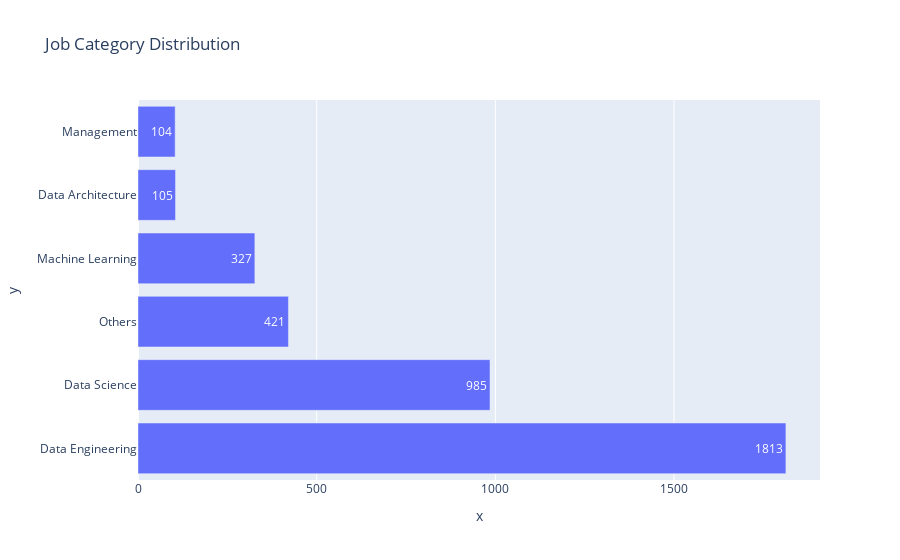

Write notebook code for a chart like this one.
### Code cell
fig = px.bar(x = data['job_category'].value_counts().values, y = data['job_category'].value_counts().index, 
       text = data['job_category'].value_counts().values, title = 'Job Category Distribution')
fig.show()

### Figure 1 — Plotly figure (JSON) as saved in the notebook; plotly's stock layout.template omitted (floating-point values rounded to 4 significant figures)
{"data": [{"alignmentgroup": "True", "hovertemplate": "x=%{x}<br>y=%{y}<br>text=%{text}<extra></extra>", "legendgroup": "", "marker": {"color": "#636efa", "pattern": {"shape": ""}}, "name": "", "offsetgroup": "", "orientation": "h", "showlegend": false, "text": [1813, 985, 421, 327, 105, 104], "textposition": "auto", "type": "bar", "x": [1813, 985, 421, 327, 105, 104], "xaxis": "x", "y": ["Data Engineering", "Data Science", "Others", "Machine Learning", "Data Architecture", "Management"], "yaxis": "y"}], "layout": {"barmode": "relative", "legend": {"tracegroupgap": 0}, "title": {"text": "Job Category Distribution"}, "xaxis": {"anchor": "y", "domain": [0, 1], "title": {"text": "x"}}, "yaxis": {"anchor": "x", "domain": [0, 1], "title": {"text": "y"}}}}
